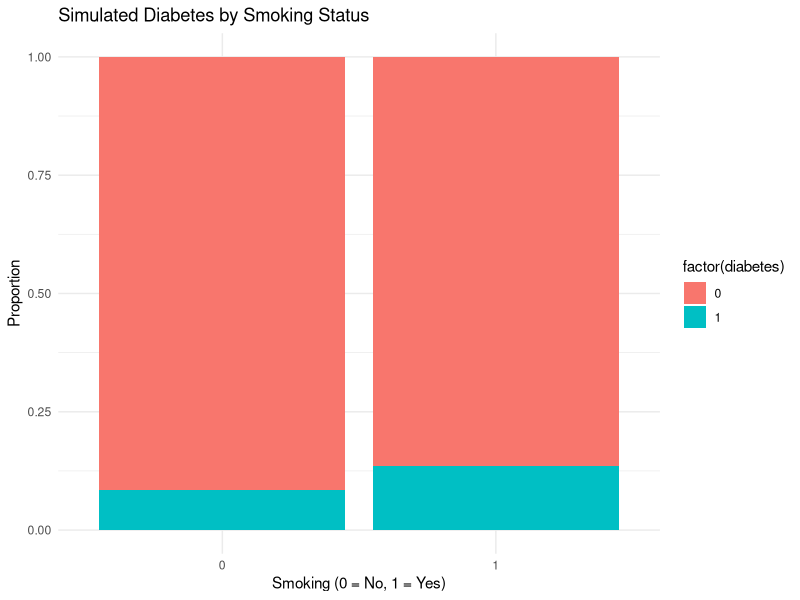

The R source for this figure:
# VTPEH 6270 - Check Point 05
# Script: Simulation
# Author: Yifei Chen
# Description: This script simulates the relationship between smoking status 
# and diabetes under different sample sizes and effect sizes.

# =========================
# 1. Load packages
# =========================
library(tidyverse)

# =========================
# 2. Set seed for reproducibility
# =========================
set.seed(123)

# =========================
# 3. Define simulation function
# =========================
simulate_data <- function(n, prob_smoke = 0.3, prob_diabetes = 0.1, effect = 1.5) {
  
  smoking <- rbinom(n, 1, prob_smoke)
  
  diabetes_prob <- prob_diabetes + smoking * (effect - 1) * prob_diabetes
  diabetes <- rbinom(n, 1, diabetes_prob)
  
  data.frame(smoking, diabetes)
}

# =========================
# 4. Run simulation
# =========================
sim_data <- simulate_data(n = 1000)

# =========================
# 5. Analyze simulated data
# =========================
table(sim_data$smoking, sim_data$diabetes)

prop.table(table(sim_data$smoking, sim_data$diabetes), 1)

# =========================
# 6. Visualization
# =========================
ggplot(sim_data, aes(x = factor(smoking), fill = factor(diabetes))) +
  geom_bar(position = "fill") +
  labs(
    title = "Simulated Diabetes by Smoking Status",
    x = "Smoking (0 = No, 1 = Yes)",
    y = "Proportion"
  ) +
  theme_minimal()

# =========================
# 7. Interpretation
# =========================
# The simulation shows how increasing effect size changes the relationship 
# between smoking and diabetes prevalence.
